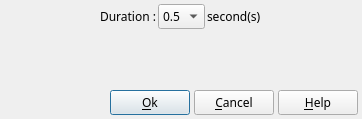
<?xml version="1.0" encoding="UTF-8"?>
<ui version="4.0">
 <class>DlgTransitionDuration</class>
 <widget class="QDialog" name="DlgTransitionDuration">
  <property name="geometry">
   <rect>
    <x>0</x>
    <y>0</y>
    <width>362</width>
    <height>119</height>
   </rect>
  </property>
  <property name="font">
   <font>
    <family>Sans Serif</family>
    <pointsize>9</pointsize>
   </font>
  </property>
  <property name="windowTitle">
   <string>Select transition duration for a set of slides</string>
  </property>
  <layout class="QVBoxLayout" name="verticalLayout">
   <property name="spacing">
    <number>2</number>
   </property>
   <property name="margin">
    <number>4</number>
   </property>
   <item>
    <layout class="QHBoxLayout" name="horizontalLayout">
     <item>
      <widget class="QLabel" name="label_2">
       <property name="sizePolicy">
        <sizepolicy hsizetype="Expanding" vsizetype="Preferred">
         <horstretch>0</horstretch>
         <verstretch>0</verstretch>
        </sizepolicy>
       </property>
       <property name="text">
        <string>Duration :</string>
       </property>
       <property name="alignment">
        <set>Qt::AlignRight|Qt::AlignTrailing|Qt::AlignVCenter</set>
       </property>
      </widget>
     </item>
     <item>
      <widget class="QComboBox" name="TransitionDurationCB">
       <property name="sizePolicy">
        <sizepolicy hsizetype="Preferred" vsizetype="Fixed">
         <horstretch>0</horstretch>
         <verstretch>0</verstretch>
        </sizepolicy>
       </property>
       <property name="toolTip">
        <string>Define the animation duration</string>
       </property>
       <item>
        <property name="text">
         <string notr="true">0.5</string>
        </property>
       </item>
       <item>
        <property name="text">
         <string notr="true">1</string>
        </property>
       </item>
       <item>
        <property name="text">
         <string notr="true">2</string>
        </property>
       </item>
       <item>
        <property name="text">
         <string notr="true">3</string>
        </property>
       </item>
       <item>
        <property name="text">
         <string notr="true">4</string>
        </property>
       </item>
       <item>
        <property name="text">
         <string notr="true">6</string>
        </property>
       </item>
       <item>
        <property name="text">
         <string notr="true">8</string>
        </property>
       </item>
       <item>
        <property name="text">
         <string notr="true">10</string>
        </property>
       </item>
      </widget>
     </item>
     <item>
      <widget class="QLabel" name="label_3">
       <property name="sizePolicy">
        <sizepolicy hsizetype="Expanding" vsizetype="Preferred">
         <horstretch>0</horstretch>
         <verstretch>0</verstretch>
        </sizepolicy>
       </property>
       <property name="text">
        <string>second(s)</string>
       </property>
      </widget>
     </item>
    </layout>
   </item>
   <item>
    <spacer name="verticalSpacer">
     <property name="orientation">
      <enum>Qt::Vertical</enum>
     </property>
     <property name="sizeHint" stdset="0">
      <size>
       <width>20</width>
       <height>40</height>
      </size>
     </property>
    </spacer>
   </item>
   <item>
    <layout class="QHBoxLayout" name="horizontalLayout_2">
     <property name="spacing">
      <number>4</number>
     </property>
     <item>
      <spacer name="horizontalSpacer_2">
       <property name="orientation">
        <enum>Qt::Horizontal</enum>
       </property>
       <property name="sizeHint" stdset="0">
        <size>
         <width>40</width>
         <height>20</height>
        </size>
       </property>
      </spacer>
     </item>
     <item>
      <widget class="QPushButton" name="OKBT">
       <property name="toolTip">
        <string>Accept modification and exit dialog box</string>
       </property>
       <property name="text">
        <string>&amp;Ok</string>
       </property>
       <property name="icon">
        <iconset resource="../../../RSCffDiaporama.qrc">
         <normaloff>:/img/action_ok.png</normaloff>:/img/action_ok.png</iconset>
       </property>
      </widget>
     </item>
     <item>
      <widget class="QPushButton" name="CancelBt">
       <property name="toolTip">
        <string>Cancel modification and exit dialog box</string>
       </property>
       <property name="text">
        <string>&amp;Cancel</string>
       </property>
       <property name="icon">
        <iconset resource="../../../RSCffDiaporama.qrc">
         <normaloff>:/img/action_cancel.png</normaloff>:/img/action_cancel.png</iconset>
       </property>
      </widget>
     </item>
     <item>
      <widget class="QPushButton" name="HelpBT">
       <property name="toolTip">
        <string>Open help page describing this dialog box</string>
       </property>
       <property name="text">
        <string>&amp;Help</string>
       </property>
       <property name="icon">
        <iconset resource="../../../RSCffDiaporama.qrc">
         <normaloff>:/img/help.png</normaloff>:/img/help.png</iconset>
       </property>
       <property name="shortcut">
        <string>F1</string>
       </property>
      </widget>
     </item>
    </layout>
   </item>
  </layout>
 </widget>
 <resources>
  <include location="../../../RSCffDiaporama.qrc"/>
 </resources>
 <connections/>
</ui>
